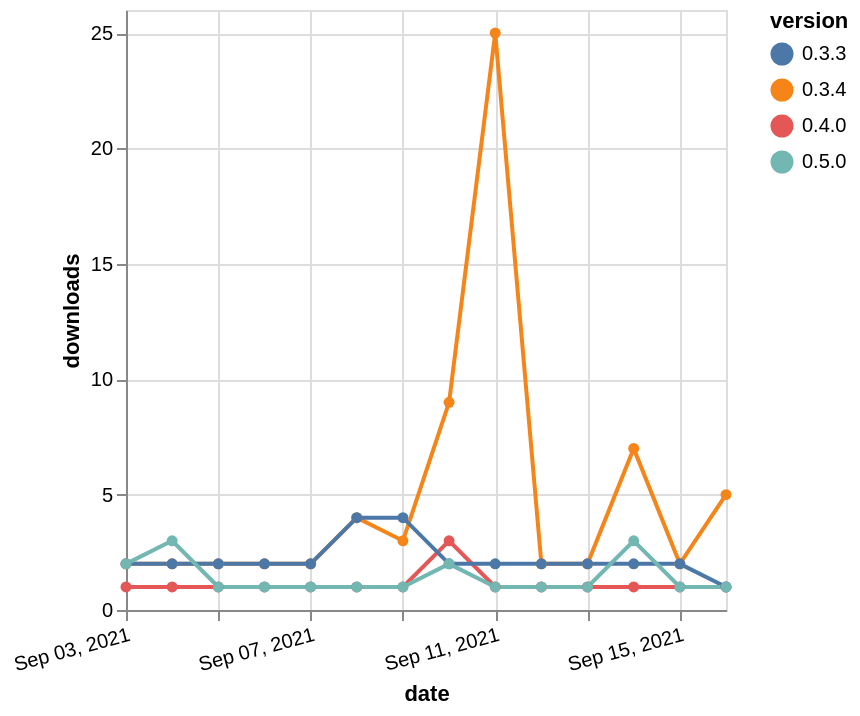

Express this chart as Vega-Lite.
### Vega-Lite specification from a JSON file in a GitHub repository (floating-point values rounded to 4 significant figures)
{"$schema": "https://vega.github.io/schema/vega-lite/v5.json", "description": "A simple bar chart with embedded data.", "data": {"values": [{"date": "2021-09-03", "total": 4037, "delta": 2, "version": "0.3.4"}, {"date": "2021-09-04", "total": 4039, "delta": 2, "version": "0.3.4"}, {"date": "2021-09-05", "total": 4041, "delta": 2, "version": "0.3.4"}, {"date": "2021-09-06", "total": 4043, "delta": 2, "version": "0.3.4"}, {"date": "2021-09-07", "total": 4045, "delta": 2, "version": "0.3.4"}, {"date": "2021-09-08", "total": 4049, "delta": 4, "version": "0.3.4"}, {"date": "2021-09-09", "total": 4052, "delta": 3, "version": "0.3.4"}, {"date": "2021-09-10", "total": 4061, "delta": 9, "version": "0.3.4"}, {"date": "2021-09-11", "total": 4086, "delta": 25, "version": "0.3.4"}, {"date": "2021-09-12", "total": 4088, "delta": 2, "version": "0.3.4"}, {"date": "2021-09-13", "total": 4090, "delta": 2, "version": "0.3.4"}, {"date": "2021-09-14", "total": 4097, "delta": 7, "version": "0.3.4"}, {"date": "2021-09-15", "total": 4099, "delta": 2, "version": "0.3.4"}, {"date": "2021-09-16", "total": 4104, "delta": 5, "version": "0.3.4"}, {"date": "2021-09-03", "total": 229, "delta": 1, "version": "0.4.0"}, {"date": "2021-09-04", "total": 230, "delta": 1, "version": "0.4.0"}, {"date": "2021-09-05", "total": 231, "delta": 1, "version": "0.4.0"}, {"date": "2021-09-06", "total": 232, "delta": 1, "version": "0.4.0"}, {"date": "2021-09-07", "total": 233, "delta": 1, "version": "0.4.0"}, {"date": "2021-09-08", "total": 234, "delta": 1, "version": "0.4.0"}, {"date": "2021-09-09", "total": 235, "delta": 1, "version": "0.4.0"}, {"date": "2021-09-10", "total": 238, "delta": 3, "version": "0.4.0"}, {"date": "2021-09-11", "total": 239, "delta": 1, "version": "0.4.0"}, {"date": "2021-09-12", "total": 240, "delta": 1, "version": "0.4.0"}, {"date": "2021-09-13", "total": 241, "delta": 1, "version": "0.4.0"}, {"date": "2021-09-14", "total": 242, "delta": 1, "version": "0.4.0"}, {"date": "2021-09-15", "total": 243, "delta": 1, "version": "0.4.0"}, {"date": "2021-09-16", "total": 244, "delta": 1, "version": "0.4.0"}, {"date": "2021-09-03", "total": 2386, "delta": 2, "version": "0.3.3"}, {"date": "2021-09-04", "total": 2388, "delta": 2, "version": "0.3.3"}, {"date": "2021-09-05", "total": 2390, "delta": 2, "version": "0.3.3"}, {"date": "2021-09-06", "total": 2392, "delta": 2, "version": "0.3.3"}, {"date": "2021-09-07", "total": 2394, "delta": 2, "version": "0.3.3"}, {"date": "2021-09-08", "total": 2398, "delta": 4, "version": "0.3.3"}, {"date": "2021-09-09", "total": 2402, "delta": 4, "version": "0.3.3"}, {"date": "2021-09-10", "total": 2404, "delta": 2, "version": "0.3.3"}, {"date": "2021-09-11", "total": 2406, "delta": 2, "version": "0.3.3"}, {"date": "2021-09-12", "total": 2408, "delta": 2, "version": "0.3.3"}, {"date": "2021-09-13", "total": 2410, "delta": 2, "version": "0.3.3"}, {"date": "2021-09-14", "total": 2412, "delta": 2, "version": "0.3.3"}, {"date": "2021-09-15", "total": 2414, "delta": 2, "version": "0.3.3"}, {"date": "2021-09-16", "total": 2415, "delta": 1, "version": "0.3.3"}, {"date": "2021-09-03", "total": 59, "delta": 2, "version": "0.5.0"}, {"date": "2021-09-04", "total": 62, "delta": 3, "version": "0.5.0"}, {"date": "2021-09-05", "total": 63, "delta": 1, "version": "0.5.0"}, {"date": "2021-09-06", "total": 64, "delta": 1, "version": "0.5.0"}, {"date": "2021-09-07", "total": 65, "delta": 1, "version": "0.5.0"}, {"date": "2021-09-08", "total": 66, "delta": 1, "version": "0.5.0"}, {"date": "2021-09-09", "total": 67, "delta": 1, "version": "0.5.0"}, {"date": "2021-09-10", "total": 69, "delta": 2, "version": "0.5.0"}, {"date": "2021-09-11", "total": 70, "delta": 1, "version": "0.5.0"}, {"date": "2021-09-12", "total": 71, "delta": 1, "version": "0.5.0"}, {"date": "2021-09-13", "total": 72, "delta": 1, "version": "0.5.0"}, {"date": "2021-09-14", "total": 75, "delta": 3, "version": "0.5.0"}, {"date": "2021-09-15", "total": 76, "delta": 1, "version": "0.5.0"}, {"date": "2021-09-16", "total": 77, "delta": 1, "version": "0.5.0"}]}, "width": "container", "mark": {"type": "line", "point": {"filled": true}}, "encoding": {"x": {"field": "date", "type": "temporal", "timeUnit": "yearmonthdate", "title": "date", "axis": {"labelAngle": -15}}, "y": {"field": "delta", "type": "quantitative", "title": "downloads"}, "color": {"field": "version", "type": "nominal"}, "tooltip": {"field": "delta"}}}
